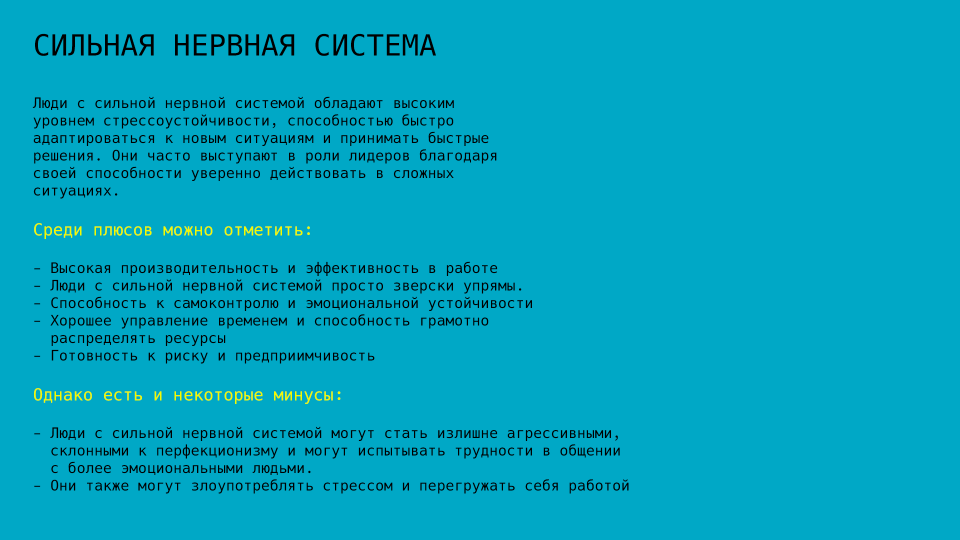
#> input picture res/10-12_Женский_сильная.png, 1920 x 1080 px, given in place of 1-1.png, which was not available (shown at 1/2 size)
$ python images.py
#> lines starting #> are read from the running program, lines starting #| are printed output that depends on the picture; pictures that were not available may be replaced by others from this repository, and a replacement may not be noted
#  Этот модуль определяет разрешение экрана и подгоняет размер фотографий под него
#  Отсюда импортируются все фотки и размеры экрана в модуль main

import tkinter as tk
import os
import sys
from tkinter import ttk
from PIL import Image, ImageTk

res_dir = os.path.abspath('res')

# определяем размеры экрана
root = tk.Tk()
WIDTH = root.winfo_screenwidth()
HEIGHT = root.winfo_screenheight()
root.destroy()


image = Image.open(os.path.join(res_dir, "1-1.png"))
#> image is the input picture: PIL image 1920x1080 RGB; mean R, G, B 0.9, 162.2, 190.2
img1_1 = image.resize((WIDTH,HEIGHT), Image.Resampling.LANCZOS)


image = Image.open(os.path.join(res_dir, "1-2.png"))
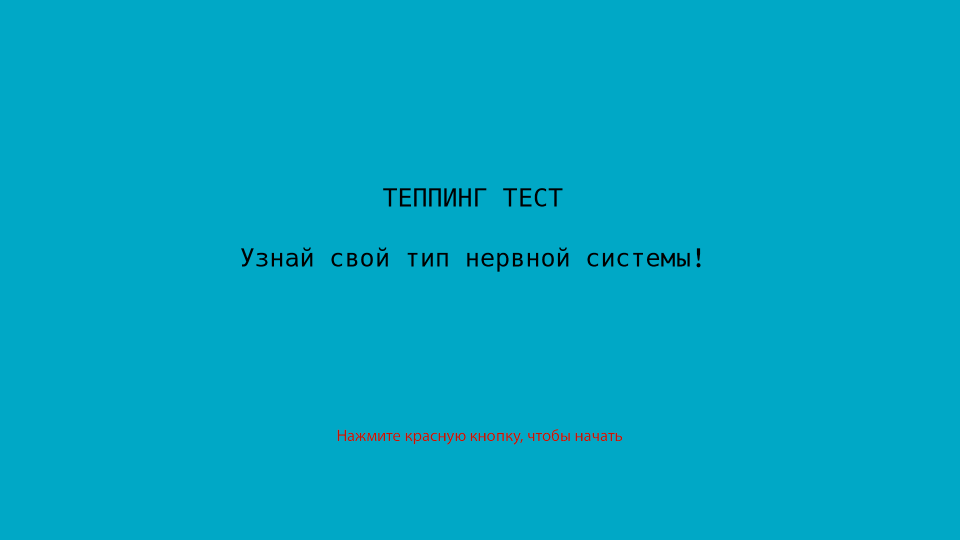
#> input picture res/1-2.png, 1920 x 1080 px (shown at 1/2 size)
#> image is the input picture: PIL image 1920x1080 RGB; mean R, G, B 0.4, 166.8, 196.6
img1_2 = image.resize((WIDTH,HEIGHT), Image.Resampling.LANCZOS)


image = Image.open(os.path.join(res_dir, "2-1.png"))
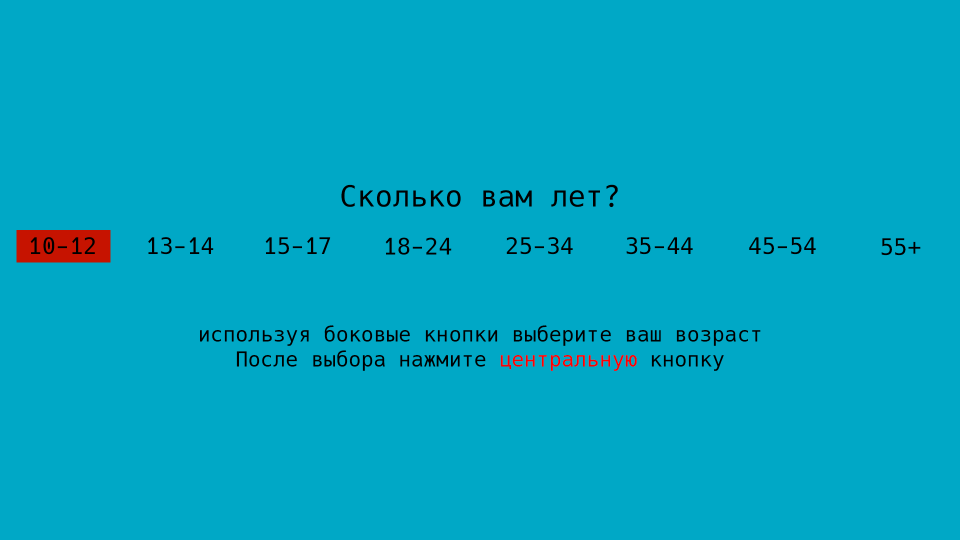
#> input picture res/2-1.png, 1920 x 1080 px (shown at 1/2 size)
#> image is the input picture: PIL image 1920x1080 RGB; mean R, G, B 1.4, 164.8, 194.1
img2_1 = image.resize((WIDTH,HEIGHT), Image.Resampling.LANCZOS)


image = Image.open(os.path.join(res_dir, "2-2.png"))
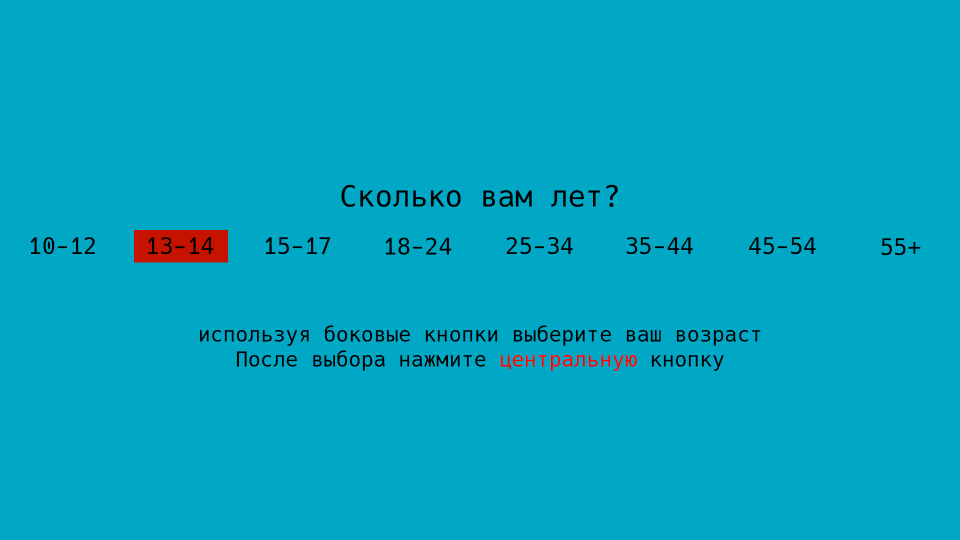
#> input picture res/2-2.png, 1920 x 1080 px (shown at 1/2 size)
#> image is the input picture: PIL image 1920x1080 RGB; mean R, G, B 1.4, 164.8, 194.1
img2_2 = image.resize((WIDTH,HEIGHT), Image.Resampling.LANCZOS)


image = Image.open(os.path.join(res_dir, "2-3.png"))
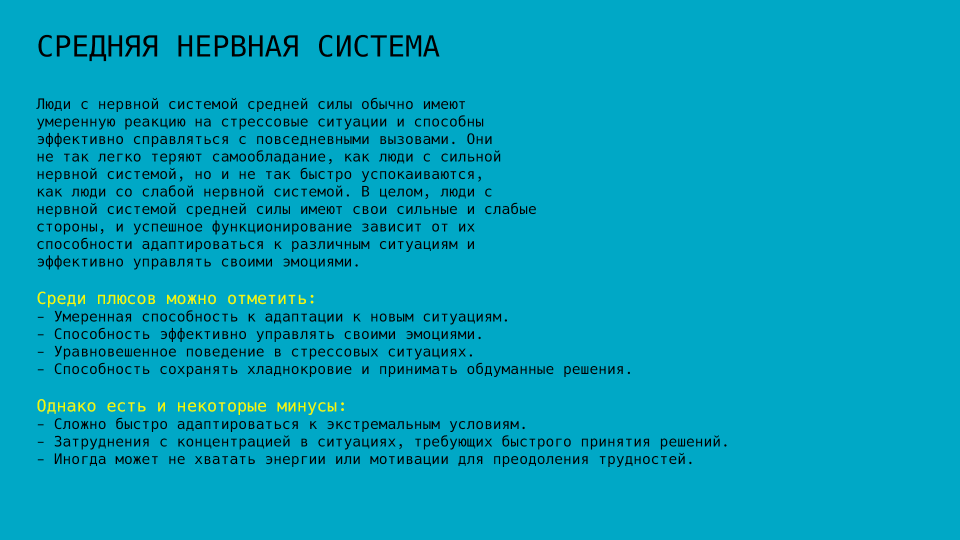
#> input picture res/10-12_Женский_средне-слабая.png, 1920 x 1080 px, given in place of 2-3.png, which was not available (shown at 1/2 size)
#> image is the input picture: PIL image 1920x1080 RGB; mean R, G, B 0.9, 161.1, 188.9
img2_3 = image.resize((WIDTH,HEIGHT), Image.Resampling.LANCZOS)


image = Image.open(os.path.join(res_dir, "2-4.png"))
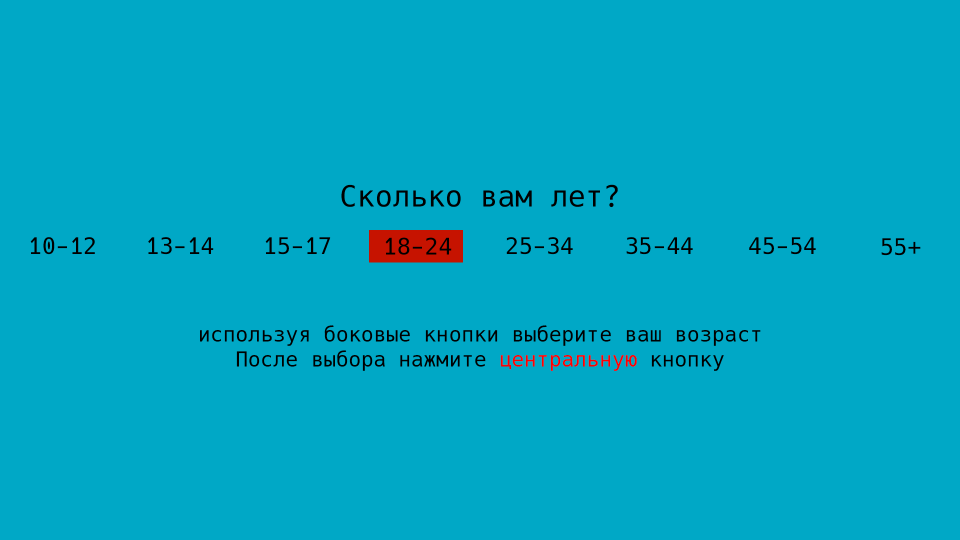
#> input picture res/2-4.png, 1920 x 1080 px (shown at 1/2 size)
#> image is the input picture: PIL image 1920x1080 RGB; mean R, G, B 1.4, 164.8, 194.1
img2_4 = image.resize((WIDTH,HEIGHT), Image.Resampling.LANCZOS)


image = Image.open(os.path.join(res_dir, "2-5.png"))
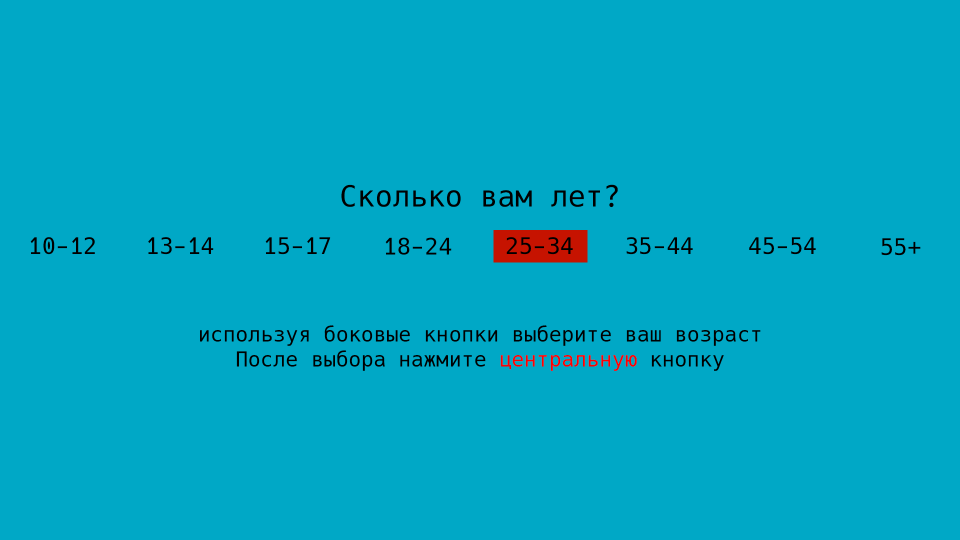
#> input picture res/2-5.png, 1920 x 1080 px (shown at 1/2 size)
#> image is the input picture: PIL image 1920x1080 RGB; mean R, G, B 1.4, 164.8, 194.1
img2_5 = image.resize((WIDTH,HEIGHT), Image.Resampling.LANCZOS)


image = Image.open(os.path.join(res_dir, "2-6.png"))
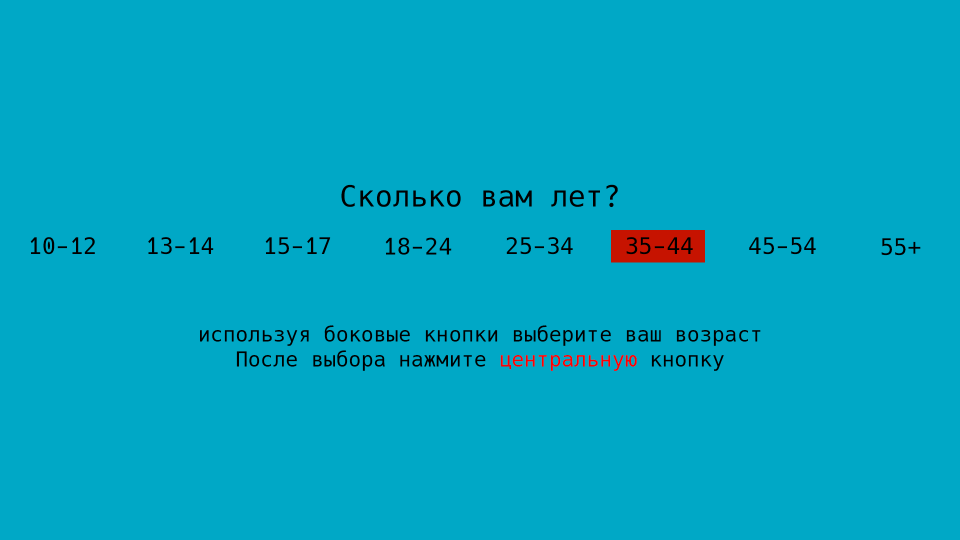
#> input picture res/2-6.png, 1920 x 1080 px (shown at 1/2 size)
#> image is the input picture: PIL image 1920x1080 RGB; mean R, G, B 1.4, 164.8, 194.1
img2_6 = image.resize((WIDTH,HEIGHT), Image.Resampling.LANCZOS)


image = Image.open(os.path.join(res_dir, "2-7.png"))
img2_7 = image.resize((WIDTH,HEIGHT), Image.Resampling.LANCZOS)


#> (the run stopped early here; a loop or call above may not have finished)
